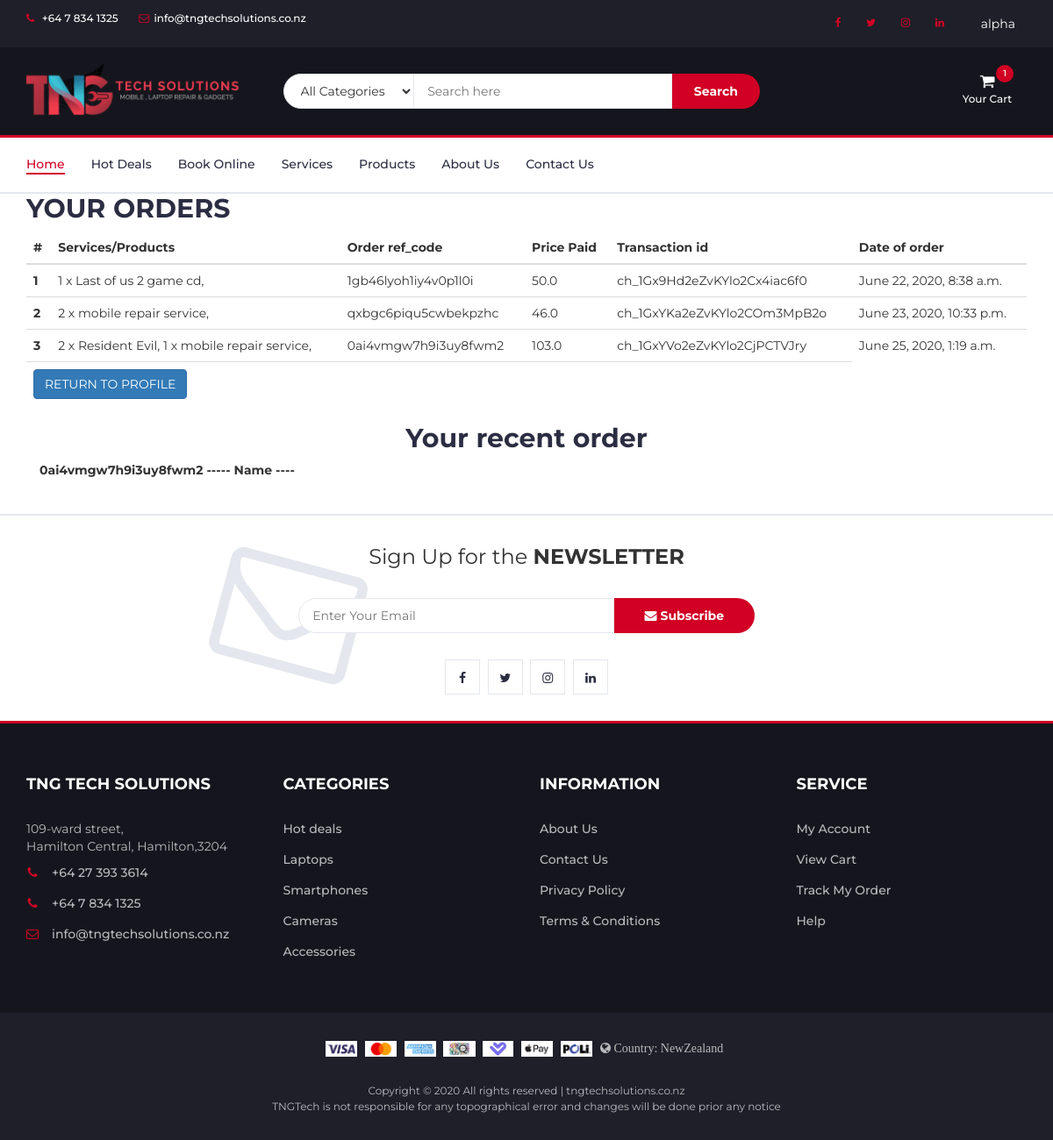
Page /view-orders/ (signed in) on the earlier database version.
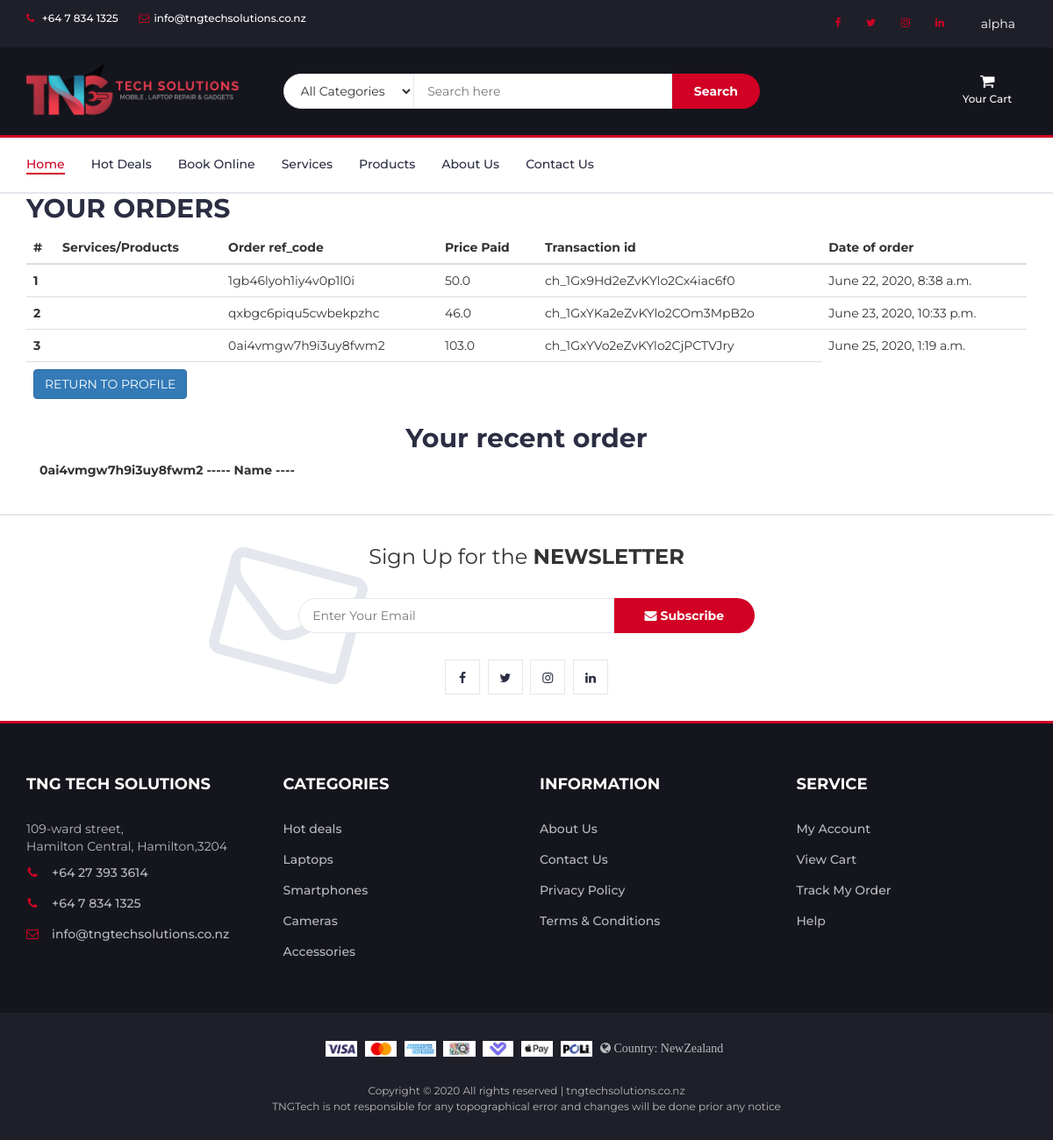
Same page on the later database version.
### prod/models.py (models this page shows, shortened)
class Order(models.Model):
    user=models.ForeignKey(User,on_delete=models.CASCADE)
    ref_code=models.CharField(max_length=20,blank=True,null=True)
    tngproduct=models.ManyToManyField(OrderItem)
    ordered=models.BooleanField(default=False)
    start_date=models.DateTimeField(default=timezone.now)
    ordered_date=models.DateTimeField()
    shipping_address=models.ForeignKey('Address',related_name='shipping_address',on_delete=models.SET_NULL,blank=True,null=True)
    billing_address=models.ForeignKey('Address',related_name='billing_address',on_delete=models.SET_NULL,blank=True,null=True)
    payment=models.ForeignKey('Payment',on_delete=models.SET_NULL,blank=True,null=True)
    coupon = models.ForeignKey('Coupon',on_delete=models.SET_NULL,blank=True,null=True)
    being_delivered=models.BooleanField(default=False)
    received=models.BooleanField(default=False)
    refund_requested=models.BooleanField(default=False)
    refund_granted=models.BooleanField(default=False)

class OrderItem(models.Model):
    user=models.ForeignKey(User,on_delete=models.CASCADE)
    ordered=models.BooleanField(default=False)
    tngproducts=models.ForeignKey(TngProducts,on_delete=models.CASCADE,default='')
    quantity=models.IntegerField(default=1)

class TngProducts(models.Model):
    CATEGORY_CHOICES=(
        ('A','All'),
        ('MA','Mobile Accessories'),
        ('DA','Device Accessories'),
        ('CS','Cool Stuffs'),
        ('MR','Mobile Repair'),
        ('LR','Laptop/Computer Repair'),
        ('TR','iPad/Tablet Repair')
    )
    Name=models.CharField(max_length=100)
    Details=models.TextField()
    Additional_Details=models.TextField(blank=True,null=True)
    Price=models.FloatField()
    Discount_Price=models.FloatField(blank=True,null=True)
    category=models.CharField(max_length=2,choices=CATEGORY_CHOICES,default='A')
    label=models.CharField(max_length=1,choices=LABEL_CHOICES,default='R')
    slug=models.SlugField(default='test-product')
    image=models.ImageField(default='default.jpg',upload_to='product_pics')
    image1=models.ImageField(null=True,blank=True,upload_to='product_pics')
    image2=models.ImageField(null=True,blank=True,upload_to='product_pics')
    image3=models.ImageField(null=True,blank=True,upload_to='product_pics')
    image4=models.ImageField(null=True,blank=True,upload_to='product_pics')
    class Meta:
        verbose_name_plural = 'Products'

class Payment(models.Model):
    stripe_charge_id = models.CharField(max_length=50)
    user=models.ForeignKey(User,on_delete=models.SET_NULL,blank=True,null=True)
    amount=models.FloatField()
    timestamp=models.DateTimeField(default=timezone.now)

### prod/views.py (the view)
# urls.py: path('view-orders/',ob.vieworder,name='vieworders'),
@login_required
def vieworder(request):
    order_qs=Order.objects.filter(user=request.user,ordered=True)
    rct = order_qs.last()
    if order_qs.exists():
        context={
            'object':order_qs,
            'rct':rct
        }
        return render(request,'prod/view-orders.html',context)
    else:
        messages.warning(request,f'You do not have an order')
        return redirect('profile')

### prod/templatetags/cart_template_tags.py (called while the page is built)
@register.filter
def cart_item_count(user):
    if user.is_authenticated:
        qs=Order.objects.filter(user=user,ordered=False)
        if qs.exists():
            return qs[0].tngproduct.count()
    return 0

### prod/templates/prod/view-orders.html (shortened to what this page needs)
{% extends "prod/base.html" %}
{% block content %}
<div class="table-responsive">
  <h2>YOUR ORDERS</h2>
  <table class="table">
    <thead>
      <tr>
        <th scope="col">#</th>
        <th scope="col">Services/Products</th>
        <th scope="col">Order ref_code</th>
        <th scope="col">Price Paid</th>
        <th scope="col">Transaction id</th>
        <th scope="col">Date of order</th>
      </tr>
    </thead>
    <tbody>
      {% for order_item in object.all %}
      <tr>
        <th scope="row">{{ forloop.counter }}</th>
        <td>
          {% for oi in order_item.tngproduct.all %}
            {{ oi.quantity }} x {{ oi.tngproducts.Name }},
          {% endfor %}
        </td>
        <td>{{ order_item.ref_code }}</td>
        <td>{{ order_item.payment.amount }}</td>
        <td>{{ order_item.payment.stripe_charge_id }}</td>
        <td>{{ order_item.ordered_date }}</td>
      </tr>
      {% endfor %}
      <tr>
        <td colspan="5">
          <a href="{% url 'profile' %}" class='btn btn-primary float-right'>RETURN TO PROFILE</a>
        </td>
      </tr>
    </tbody>
  </table>
  <div class="container-fluid mt-3 mb-3 pt-2">
    <h2 class="text-center mb-2">Your recent order</h2>
    <p><strong> {{ rct.ref_code }} ----- Name ----  </strong></p>
  </div>
</div>
{% endblock content %}

### prod/templates/prod/base.html (shortened to what the changed rows need)
{% load static %}
{% load cart_template_tags %}
<!DOCTYPE html>
<html lang="en">
<head>
	<link type="text/css" rel="stylesheet" href="{% static 'prod/css/bootstrap.min.css' %}" />
	<link type="text/css" rel="stylesheet" href="{% static 'prod/css/slick.css' %}" />
	<link type="text/css" rel="stylesheet" href="{% static 'prod/css/slick-theme.css' %}" />
	<link type="text/css" rel="stylesheet" href="{% static 'prod/css/nouislider.min.css' %}" />
	<link rel="stylesheet" href="{% static 'prod/css/font-awesome.min.css' %}">
	<link type="text/css" rel="stylesheet" href="{% static 'prod/css/style.css' %}" />
</head>
<body>
	<header>
		<div id="top-header">
			<div class="container">
				<ul class="header-links pull-right">
					{% if user.is_authenticated %}
					<li class="nav-item dropdown">
						<div class="dropdown show">
							<a class="btn dropdown-toggle" href="#" role="button" id="dropdownMenuLink"
								data-toggle="dropdown" aria-haspopup="true" aria-expanded="false">
								{{ user.username }}
							</a>
						</div>
					</li>
					{% endif %}
				</ul>
			</div>
		</div>
		<div id="header">
			<div class="container">
				<div class="row">
					<div class="col-md-3 clearfix">
						<div class="header-ctn">
							{% if user.is_authenticated %}
							<div class="dropdown">
								<a href="{% url 'order-summary' %}" aria-expanded="true">
									<i class="fa fa-shopping-cart"></i>
									<span>Your Cart</span>
									{% if request.user|cart_item_count != 0 %}
									<div class="qty">{{ request.user|cart_item_count }}</div>
									{% endif %}
								</a>
							</div>
							{% endif %}
						</div>
					</div>
				</div>
			</div>
		</div>
	</header>
	<main class="mt-5 pt-4">
		<div class="container dark-grey-text mt-5">
			{% block content  %}
			{% endblock content %}
		 </div>
	</main>
</body>
</html>

Differences in the rows shown:
removed OrderItem: quantity "1", tngproducts.Name "Last of us 2 game cd", shown under Order "1gb46lyoh1iy4v0p1l0i"
removed OrderItem: quantity "2", tngproducts.Name "mobile repair service", shown under Order "qxbgc6piqu5cwbekpzhc"
removed OrderItem: quantity "2", tngproducts.Name "Resident Evil", shown under Order "0ai4vmgw7h9i3uy8fwm2"
removed OrderItem: quantity "1", tngproducts.Name "mobile repair service", shown under Order "0ai4vmgw7h9i3uy8fwm2"
Other differences:
{{ request.user|cart_item_count }}: "1" → (not shown)
